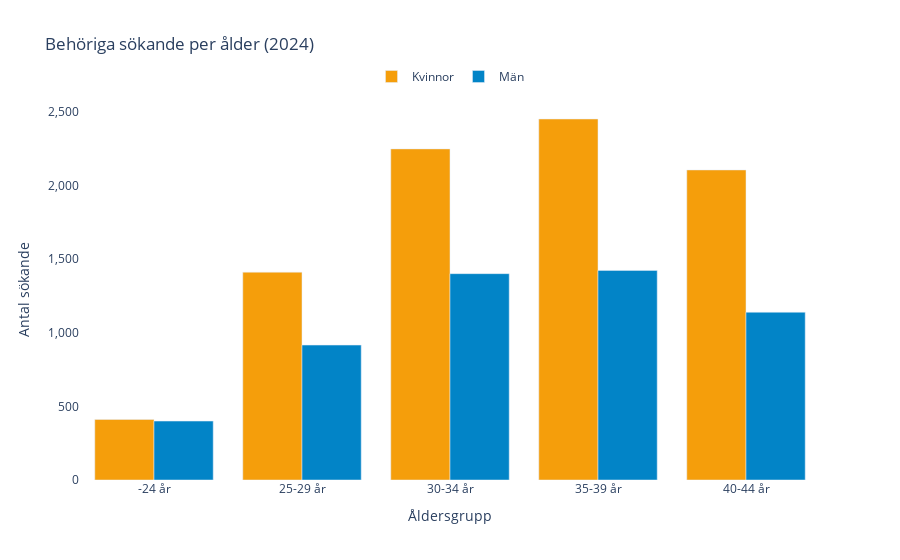

Notebook code for this chart:
### Code cell
# Pivot to have one row per ålder, columns for kvinnor and män
pivot_age = df_filtered.pivot_table(
    index="ålder",
    columns="kön",
    values="antal_behöriga",
    aggfunc="sum"
).fillna(0)

# Optional: ensure age groups are sorted logically (you may customize this order)
age_order = ["-24 år", "25-29 år", "30-34 år", "35-39 år", "40-44 år", "45-49 år", "50-54 år", "55-59 år", "60-64 år", "65- år"]
pivot_age = pivot_age.reindex(age_order).dropna(how='all')


# Plotly stacked bar
fig = go.Figure()

# Add women bars
fig.add_trace(go.Bar(
    x=pivot_age.index,
    y=pivot_age["kvinnor"],
    name="Kvinnor",
    marker_color="#f59e0b"
))

# Add men bars
fig.add_trace(go.Bar(
    x=pivot_age.index,
    y=pivot_age["män"],
    name="Män",
    marker_color="#0284c7"
))

# Layout
fig.update_layout(
    barmode='group',
    title=f"Behöriga sökande per ålder ({year})",
    xaxis_title="Åldersgrupp",
    yaxis_title="Antal sökande",
    plot_bgcolor='white',
    paper_bgcolor='white',
    legend=dict(orientation="h", y=1.1, x=0.5, xanchor="center"),
    xaxis=dict(type="category", tickangle=0),
    yaxis=dict(tickformat=",")
)

fig.show()

### Figure 1 — Plotly figure (JSON) as saved in the notebook; plotly's stock layout.template omitted (floating-point values rounded to 4 significant figures)
{"data": [{"marker": {"color": "#f59e0b"}, "name": "Kvinnor", "type": "bar", "x": ["-24 år", "25-29 år", "30-34 år", "35-39 år", "40-44 år"], "y": [411, 1411, 2248, 2451, 2105]}, {"marker": {"color": "#0284c7"}, "name": "Män", "type": "bar", "x": ["-24 år", "25-29 år", "30-34 år", "35-39 år", "40-44 år"], "y": [400, 916, 1401, 1423, 1139]}], "layout": {"barmode": "group", "legend": {"orientation": "h", "x": 0.5, "xanchor": "center", "y": 1.1}, "paper_bgcolor": "white", "plot_bgcolor": "white", "title": {"text": "Behöriga sökande per ålder (2024)"}, "xaxis": {"tickangle": 0, "title": {"text": "Åldersgrupp"}, "type": "category"}, "yaxis": {"tickformat": ",", "title": {"text": "Antal sökande"}}}}
